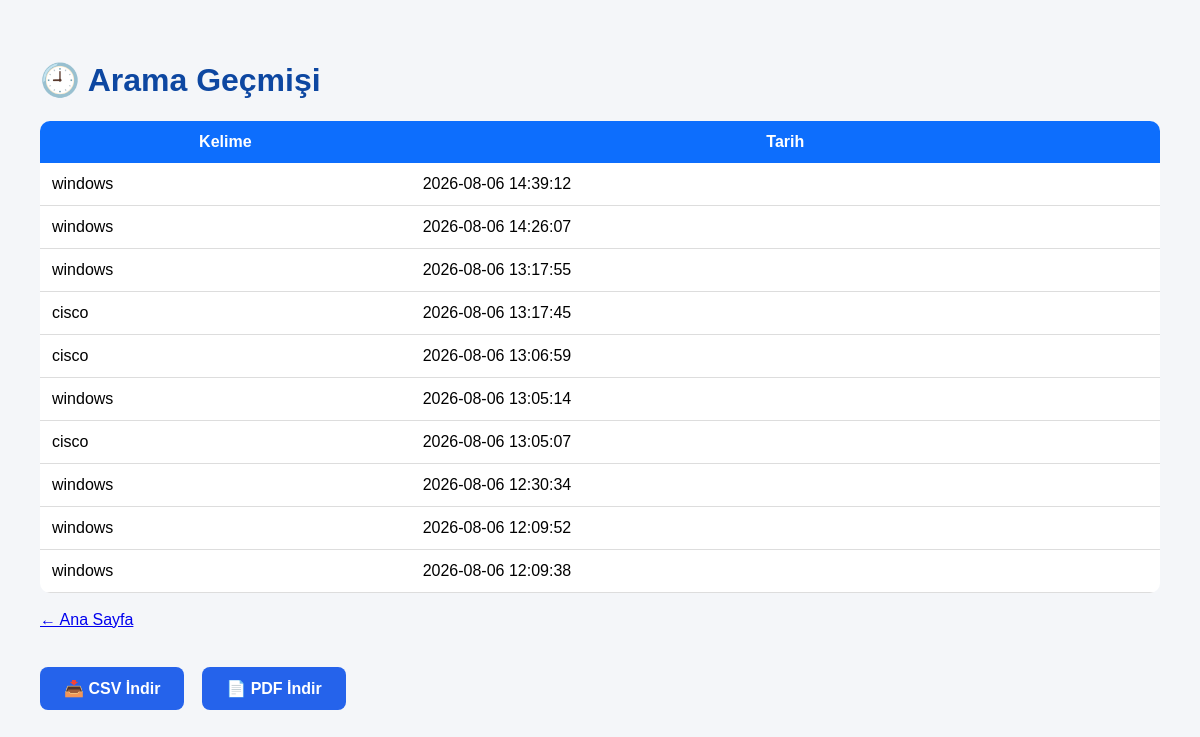
Before: /history with the older database file.
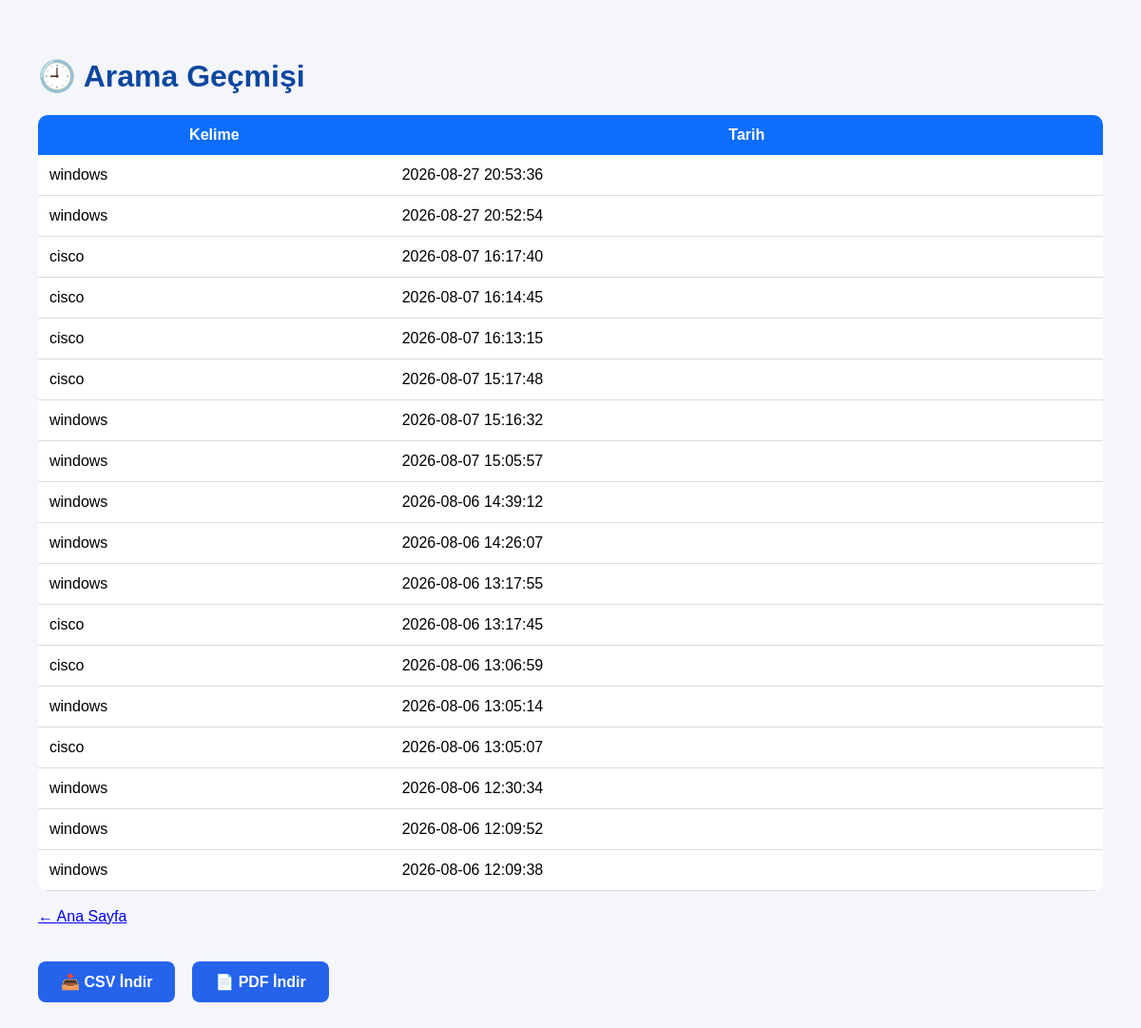
After: the same page with the newer database file.
### tables this page shows
CREATE TABLE searches (
            id INTEGER PRIMARY KEY AUTOINCREMENT,
            keyword TEXT NOT NULL,
            search_date TIMESTAMP DEFAULT CURRENT_TIMESTAMP
        );

### main.py (the view)
@app.route("/history")
def history():
    searches = get_searches()
    return render_template(
        "history.html",
        searches=searches
    )

### database.py (called while the page is built)
def get_searches():
    conn = sqlite3.connect(DB_NAME)
    cursor = conn.cursor()
    cursor.execute("""
        SELECT keyword, search_date
        FROM searches
        ORDER BY id DESC
    """)
    rows = cursor.fetchall()
    conn.close()
    return rows

### templates/history.html (shortened to what this page needs)
<!DOCTYPE html>
<html lang="tr">
<head>
    <link rel="stylesheet"
          href="{{ url_for('static', filename='css/style.css') }}">
</head>
<body>
<div class="container">
<h1>🕘 Arama Geçmişi</h1>
<table>
<tr>
<th>Kelime</th>
<th>Tarih</th>
</tr>
{% for row in searches %}
<tr>
<td>{{ row[0] }}</td>
<td>{{ row[1] }}</td>
</tr>
{% endfor %}
</table>
<br>
<a href="/">← Ana Sayfa</a>
<br><br>
<a class="history-button" href="/download-csv">
    📥 CSV İndir
</a>
<a class="history-button" href="/download-pdf">
    📄 PDF İndir
</a>
</div>
</body>
</html>

### static/css/style.css (style rules this page uses)
body { margin:0; padding:40px; background:#f4f6f9; font-family:Arial, Helvetica, sans-serif; }
h1 { color:#0d47a1; }
table { width:100%; border-collapse:collapse; background:white; border-radius:10px; overflow:hidden; }
th { background:#0d6efd; color:white; padding:12px; }
td { padding:12px; border-bottom:1px solid #ddd; }
.history-button { display:inline-block; margin-top:20px; padding:12px 24px; background:#2563eb; color:white; text-decoration:none; border-radius:8px; font-weight:bold; transition:0.3s; }

Changed rows visible on the page:
added searches: keyword "windows", search_date "2026-08-27 20:53:36"
added searches: keyword "windows", search_date "2026-08-27 20:52:54"
added searches: keyword "cisco", search_date "2026-08-07 16:17:40"
added searches: keyword "cisco", search_date "2026-08-07 16:14:45"
added searches: keyword "cisco", search_date "2026-08-07 16:13:15"
added searches: keyword "cisco", search_date "2026-08-07 15:17:48"
added searches: keyword "windows", search_date "2026-08-07 15:16:32"
added searches: keyword "windows", search_date "2026-08-07 15:05:57"
